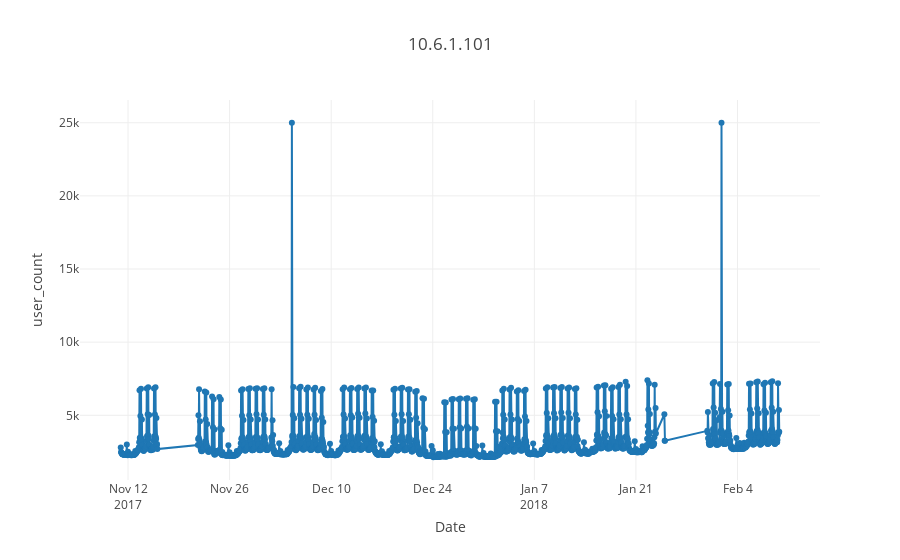

The notebook cell this image was saved under:
### Markdown cell above
#### 1.

### Code cell
s = '10.6.1.101'
user_count_df_1s = user_count_df[(user_count_df.source==s)]
plot_test(user_count_df_1s.index,user_count_df_1s.user_count,s)

### Figure 1 — Plotly figure (JSON) as saved in the notebook; plotly's stock layout.template omitted (floating-point values rounded to 4 significant figures; data arrays with more than 128 entries replaced by an {"elided": "..."} marker saying what was removed)
{"data": [{"mode": "lines+markers", "name": "Actual", "type": "scatter", "x": {"elided": "1874 str values"}, "y": {"elided": "1874 int values"}}], "layout": {"title": "10.6.1.101", "xaxis": {"title": "Date"}, "yaxis": {"title": "user_count"}}}
